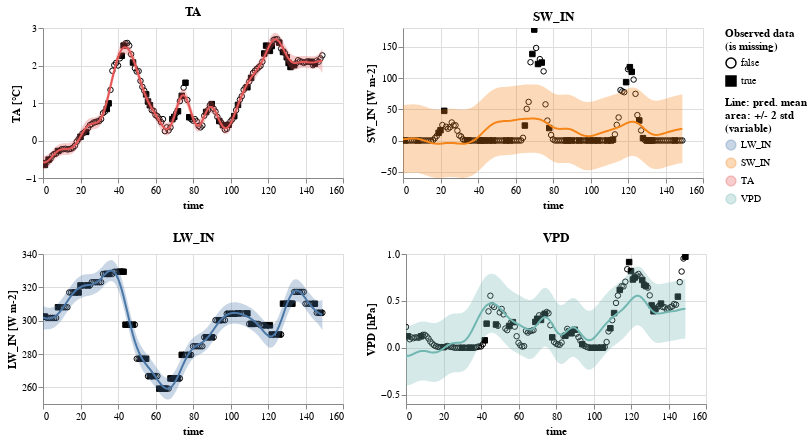

Notebook cell for this chart:
### Code cell
results["rand1"].display_results()

### Figure 1 — Vega-Lite specification as saved in the notebook (floating-point values rounded to 4 significant figures; data arrays with more than 128 entries replaced by an {"elided": "..."} marker saying what was removed)
{"config": {"view": {"continuousWidth": 400, "continuousHeight": 300}}, "vconcat": [{"hconcat": [{"layer": [{"data": {"name": "data-4444305ed2dd5fb34d6ea715918f0433"}, "mark": {"type": "point", "color": "black", "fillOpacity": 1, "strokeWidth": 1}, "encoding": {"fill": {"field": "is_missing", "legend": {"title": ["Observed data", "(is missing)"]}, "scale": {"range": ["#ffffff00", "black"]}, "type": "nominal"}, "shape": {"field": "is_missing", "type": "nominal"}, "x": {"field": "time", "type": "quantitative"}, "y": {"field": "value", "scale": {"zero": false}, "title": "TA [°C]", "type": "quantitative"}}}, {"layer": [{"mark": "errorband", "encoding": {"color": {"field": "variable", "legend": {"title": ["Line: pred. mean", "area: +/- 2 std", "(variable)"]}, "type": "nominal"}, "tooltip": [{"field": "std", "format": ".4", "type": "quantitative"}, {"field": "mean", "format": ".4", "type": "quantitative"}], "x": {"field": "time", "type": "quantitative"}, "y": {"field": "err_low", "scale": {"zero": false}, "title": "TA [°C]", "type": "quantitative"}, "y2": {"field": "err_high"}}, "height": 150, "transform": [{"calculate": "datum.mean - 2 * datum.std", "as": "err_low"}, {"calculate": "datum.mean + 2 * datum.std", "as": "err_high"}], "width": 300}, {"mark": "line", "encoding": {"color": {"field": "variable", "type": "nominal"}, "x": {"field": "time", "type": "quantitative"}, "y": {"field": "mean", "scale": {"zero": false}, "title": "TA [°C]", "type": "quantitative"}}, "selection": {"selector005": {"type": "interval", "bind": "scales", "encodings": ["x"]}}, "title": "TA"}], "data": {"name": "data-d7d8ad241dcf1da38c7932a152dff3a1"}}]}, {"layer": [{"data": {"name": "data-208d0b466b3e77f592197092974c820e"}, "mark": {"type": "point", "color": "black", "fillOpacity": 1, "strokeWidth": 1}, "encoding": {"fill": {"field": "is_missing", "legend": {"title": ["Observed data", "(is missing)"]}, "scale": {"range": ["#ffffff00", "black"]}, "type": "nominal"}, "shape": {"field": "is_missing", "type": "nominal"}, "x": {"field": "time", "type": "quantitative"}, "y": {"field": "value", "scale": {"zero": false}, "title": "SW_IN [W m-2]", "type": "quantitative"}}}, {"layer": [{"mark": "errorband", "encoding": {"color": {"field": "variable", "legend": {"title": ["Line: pred. mean", "area: +/- 2 std", "(variable)"]}, "type": "nominal"}, "tooltip": [{"field": "std", "format": ".4", "type": "quantitative"}, {"field": "mean", "format": ".4", "type": "quantitative"}], "x": {"field": "time", "type": "quantitative"}, "y": {"field": "err_low", "scale": {"zero": false}, "title": "SW_IN [W m-2]", "type": "quantitative"}, "y2": {"field": "err_high"}}, "height": 150, "transform": [{"calculate": "datum.mean - 2 * datum.std", "as": "err_low"}, {"calculate": "datum.mean + 2 * datum.std", "as": "err_high"}], "width": 300}, {"mark": "line", "encoding": {"color": {"field": "variable", "type": "nominal"}, "x": {"field": "time", "type": "quantitative"}, "y": {"field": "mean", "scale": {"zero": false}, "title": "SW_IN [W m-2]", "type": "quantitative"}}, "selection": {"selector005": {"type": "interval", "bind": "scales", "encodings": ["x"]}}, "title": "SW_IN"}], "data": {"name": "data-c84be831a4c6051c5a9b38e31e69e4eb"}}]}]}, {"hconcat": [{"layer": [{"data": {"name": "data-f3902519fdae8ed84935978a4731e92a"}, "mark": {"type": "point", "color": "black", "fillOpacity": 1, "strokeWidth": 1}, "encoding": {"fill": {"field": "is_missing", "legend": {"title": ["Observed data", "(is missing)"]}, "scale": {"range": ["#ffffff00", "black"]}, "type": "nominal"}, "shape": {"field": "is_missing", "type": "nominal"}, "x": {"field": "time", "type": "quantitative"}, "y": {"field": "value", "scale": {"zero": false}, "title": "LW_IN [W m-2]", "type": "quantitative"}}}, {"layer": [{"mark": "errorband", "encoding": {"color": {"field": "variable", "legend": {"title": ["Line: pred. mean", "area: +/- 2 std", "(variable)"]}, "type": "nominal"}, "tooltip": [{"field": "std", "format": ".4", "type": "quantitative"}, {"field": "mean", "format": ".4", "type": "quantitative"}], "x": {"field": "time", "type": "quantitative"}, "y": {"field": "err_low", "scale": {"zero": false}, "title": "LW_IN [W m-2]", "type": "quantitative"}, "y2": {"field": "err_high"}}, "height": 150, "transform": [{"calculate": "datum.mean - 2 * datum.std", "as": "err_low"}, {"calculate": "datum.mean + 2 * datum.std", "as": "err_high"}], "width": 300}, {"mark": "line", "encoding": {"color": {"field": "variable", "type": "nominal"}, "x": {"field": "time", "type": "quantitative"}, "y": {"field": "mean", "scale": {"zero": false}, "title": "LW_IN [W m-2]", "type": "quantitative"}}, "selection": {"selector005": {"type": "interval", "bind": "scales", "encodings": ["x"]}}, "title": "LW_IN"}], "data": {"name": "data-c46aa54e509c1f4bee48f0d15f6657fe"}}]}, {"layer": [{"data": {"name": "data-e2b44019a2b9c76e9e0ce01b3510c6cf"}, "mark": {"type": "point", "color": "black", "fillOpacity": 1, "strokeWidth": 1}, "encoding": {"fill": {"field": "is_missing", "legend": {"title": ["Observed data", "(is missing)"]}, "scale": {"range": ["#ffffff00", "black"]}, "type": "nominal"}, "shape": {"field": "is_missing", "type": "nominal"}, "x": {"field": "time", "type": "quantitative"}, "y": {"field": "value", "scale": {"zero": false}, "title": "VPD [hPa]", "type": "quantitative"}}}, {"layer": [{"mark": "errorband", "encoding": {"color": {"field": "variable", "legend": {"title": ["Line: pred. mean", "area: +/- 2 std", "(variable)"]}, "type": "nominal"}, "tooltip": [{"field": "std", "format": ".4", "type": "quantitative"}, {"field": "mean", "format": ".4", "type": "quantitative"}], "x": {"field": "time", "type": "quantitative"}, "y": {"field": "err_low", "scale": {"zero": false}, "title": "VPD [hPa]", "type": "quantitative"}, "y2": {"field": "err_high"}}, "height": 150, "transform": [{"calculate": "datum.mean - 2 * datum.std", "as": "err_low"}, {"calculate": "datum.mean + 2 * datum.std", "as": "err_high"}], "width": 300}, {"mark": "line", "encoding": {"color": {"field": "variable", "type": "nominal"}, "x": {"field": "time", "type": "quantitative"}, "y": {"field": "mean", "scale": {"zero": false}, "title": "VPD [hPa]", "type": "quantitative"}}, "selection": {"selector005": {"type": "interval", "bind": "scales", "encodings": ["x"]}}, "title": "VPD"}], "data": {"name": "data-0b54896b9d2295f1b44f4e322a7b2dc1"}}]}]}, {"hconcat": []}, {"hconcat": []}, {"hconcat": []}, {"hconcat": []}, {"hconcat": []}, {"hconcat": []}, {"hconcat": []}, {"hconcat": []}, {"hconcat": []}, {"hconcat": []}, {"hconcat": []}, {"hconcat": []}, {"hconcat": []}, {"hconcat": []}, {"hconcat": []}, {"hconcat": []}, {"hconcat": []}, {"hconcat": []}, {"hconcat": []}, {"hconcat": []}, {"hconcat": []}, {"hconcat": []}, {"hconcat": []}, {"hconcat": []}, {"hconcat": []}, {"hconcat": []}, {"hconcat": []}, {"hconcat": []}, {"hconcat": []}, {"hconcat": []}, {"hconcat": []}, {"hconcat": []}, {"hconcat": []}, {"hconcat": []}, {"hconcat": []}, {"hconcat": []}, {"hconcat": []}, {"hconcat": []}, {"hconcat": []}, {"hconcat": []}, {"hconcat": []}, {"hconcat": []}, {"hconcat": []}, {"hconcat": []}, {"hconcat": []}, {"hconcat": []}, {"hconcat": []}, {"hconcat": []}, {"hconcat": []}, {"hconcat": []}, {"hconcat": []}, {"hconcat": []}, {"hconcat": []}, {"hconcat": []}, {"hconcat": []}, {"hconcat": []}, {"hconcat": []}, {"hconcat": []}, {"hconcat": []}, {"hconcat": []}, {"hconcat": []}, {"hconcat": []}, {"hconcat": []}, {"hconcat": []}, {"hconcat": []}, {"hconcat": []}, {"hconcat": []}, {"hconcat": []}, {"hconcat": []}, {"hconcat": []}, {"hconcat": []}, {"hconcat": []}, {"hconcat": []}, {"hconcat": []}, {"hconcat": []}, {"hconcat": []}, {"hconcat": []}, {"hconcat": []}, {"hconcat": []}, {"hconcat": []}, {"hconcat": []}, {"hconcat": []}, {"hconcat": []}, {"hconcat": []}, {"hconcat": []}, {"hconcat": []}, {"hconcat": []}, {"hconcat": []}, {"hconcat": []}, {"hconcat": []}, {"hconcat": []}, {"hconcat": []}, {"hconcat": []}, {"hconcat": []}, {"hconcat": []}, {"hconcat": []}, {"hconcat": []}, {"hconcat": []}, {"hconcat": []}, {"hconcat": []}, {"hconcat": []}, {"hconcat": []}, {"hconcat": []}, {"hconcat": []}, {"hconcat": []}, {"hconcat": []}, {"hconcat": []}, {"hconcat": []}, {"hconcat": []}, {"hconcat": []}, {"hconcat": []}, {"hconcat": []}, {"hconcat": []}, {"hconcat": []}, {"hconcat": []}, {"hconcat": []}, {"hconcat": []}, {"hconcat": []}, {"hconcat": []}, {"hconcat": []}, {"hconcat": []}, {"hconcat": []}, {"hconcat": []}, {"hconcat": []}, {"hconcat": []}, {"hconcat": []}, {"hconcat": []}, {"hconcat": []}, {"hconcat": []}, {"hconcat": []}, {"hconcat": []}, {"hconcat": []}, {"hconcat": []}, {"hconcat": []}, {"hconcat": []}, {"hconcat": []}, {"hconcat": []}, {"hconcat": []}, {"hconcat": []}, {"hconcat": []}, {"hconcat": []}, {"hconcat": []}, {"hconcat": []}, {"hconcat": []}, {"hconcat": []}, {"hconcat": []}, {"hconcat": []}, {"hconcat": []}, {"hconcat": []}, {"hconcat": []}, {"hconcat": []}, {"hconcat": []}, {"hconcat": []}, {"hconcat": []}, {"hconcat": []}, {"hconcat": []}, {"hconcat": []}, {"hconcat": []}, {"hconcat": []}, {"hconcat": []}, {"hconcat": []}, {"hconcat": []}, {"hconcat": []}, {"hconcat": []}, {"hconcat": []}, {"hconcat": []}, {"hconcat": []}, {"hconcat": []}, {"hconcat": []}, {"hconcat": []}, {"hconcat": []}, {"hconcat": []}, {"hconcat": []}, {"hconcat": []}, {"hconcat": []}, {"hconcat": []}, {"hconcat": []}, {"hconcat": []}, {"hconcat": []}, {"hconcat": []}, {"hconcat": []}, {"hconcat": []}, {"hconcat": []}, {"hconcat": []}, {"hconcat": []}, {"hconcat": []}, {"hconcat": []}, {"hconcat": []}, {"hconcat": []}, {"hconcat": []}, {"hconcat": []}, {"hconcat": []}, {"hconcat": []}, {"hconcat": []}, {"hconcat": []}, {"hconcat": []}, {"hconcat": []}, {"hconcat": []}, {"hconcat": []}, {"hconcat": []}, {"hconcat": []}, {"hconcat": []}, {"hconcat": []}, {"hconcat": []}, {"hconcat": []}, {"hconcat": []}, {"hconcat": []}, {"hconcat": []}, {"hconcat": []}, {"hconcat": []}, {"hconcat": []}, {"hconcat": []}, {"hconcat": []}, {"hconcat": []}, {"hconcat": []}, {"hconcat": []}, {"hconcat": []}, {"hconcat": []}, {"hconcat": []}, {"hconcat": []}, {"hconcat": []}, {"hconcat": []}, {"hconcat": []}, {"hconcat": []}, {"hconcat": []}, {"hconcat": []}, {"hconcat": []}, {"hconcat": []}, {"hconcat": []}, {"hconcat": []}, {"hconcat": []}, {"hconcat": []}, {"hconcat": []}, {"hconcat": []}, {"hconcat": []}, {"hconcat": []}, {"hconcat": []}, {"hconcat": []}, {"hconcat": []}, {"hconcat": []}, {"hconcat": []}, {"hconcat": []}, {"hconcat": []}, {"hconcat": []}, {"hconcat": []}, {"hconcat": []}, {"hconcat": []}, {"hconcat": []}, {"hconcat": []}, {"hconcat": []}, {"hconcat": []}, {"hconcat": []}, {"hconcat": []}, {"hconcat": []}, {"hconcat": []}, {"hconcat": []}, {"hconcat": []}, {"hconcat": []}, {"hconcat": []}, {"hconcat": []}, {"hconcat": []}, {"hconcat": []}, {"hconcat": []}, {"hconcat": []}, {"hconcat": []}, {"hconcat": []}, {"hconcat": []}, {"hconcat": []}, {"hconcat": []}, {"hconcat": []}, {"hconcat": []}, {"hconcat": []}, {"hconcat": []}, {"hconcat": []}, {"hconcat": []}, {"hconcat": []}, {"hconcat": []}, {"hconcat": []}, {"hconcat": []}, {"hconcat": []}, {"hconcat": []}, {"hconcat": []}, {"hconcat": []}, {"hconcat": []}, {"hconcat": []}, {"hconcat": []}, {"hconcat": []}, {"hconcat": []}, {"hconcat": []}, {"hconcat": []}, {"hconcat": []}, {"hconcat": []}, {"hconcat": []}, {"hconcat": []}, {"hconcat": []}, {"hconcat": []}, {"hconcat": []}, {"hconcat": []}], "$schema": "https://vega.github.io/schema/vega-lite/v4.17.0.json", "datasets": {"data-4444305ed2dd5fb34d6ea715918f0433": {"elided": "150 records"}, "data-d7d8ad241dcf1da38c7932a152dff3a1": {"elided": "150 records"}, "data-208d0b466b3e77f592197092974c820e": {"elided": "150 records"}, "data-c84be831a4c6051c5a9b38e31e69e4eb": {"elided": "150 records"}, "data-f3902519fdae8ed84935978a4731e92a": {"elided": "150 records"}, "data-c46aa54e509c1f4bee48f0d15f6657fe": {"elided": "150 records"}, "data-e2b44019a2b9c76e9e0ce01b3510c6cf": {"elided": "150 records"}, "data-0b54896b9d2295f1b44f4e322a7b2dc1": {"elided": "150 records"}}}
